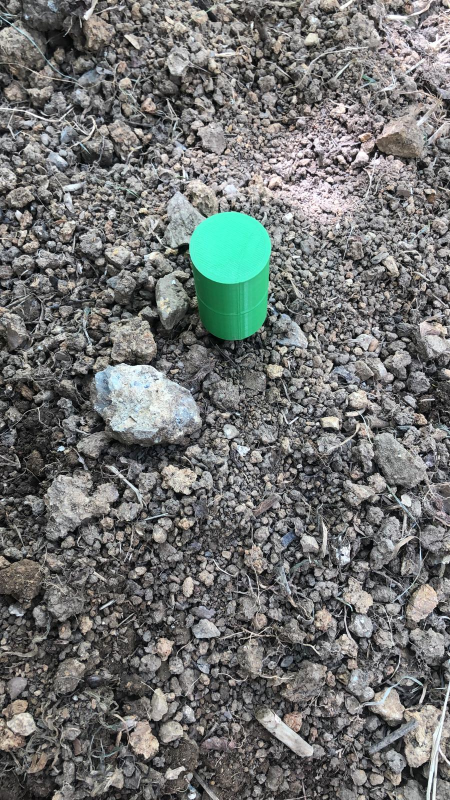
#> input picture ERC_IProccessing/img/probalt.png, 900 x 1600 px (shown at 1/2 size)
$ python pronerc.py
#> lines starting #> are read from the running program, lines starting #| are printed output that depends on the picture
#!/usr/bin/env python3
# -*- coding: utf-8 -*-

import numpy as np
import cv2 as cv

def nothing(x):
    pass

cimg  = cv.imread('img/probalt.png',0)
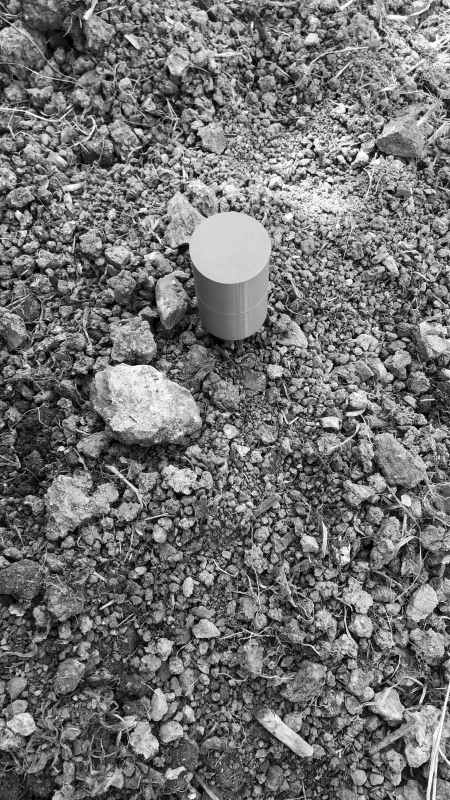
#> cimg: shape (1600, 900) (shown at 1/2 size); min 0, max 255, mean 114.5
cimg = cv.medianBlur(cimg,5)
#cimg = cv.cvtColor(img,cv.COLOR_BGR2GRAY)
cv.namedWindow('detected circles')

cv.resizeWindow('detected circles',640,240)

cv.createTrackbar('circle', 'detected circles',0,255,nothing)
#cv.createTrackbar('param 1','detected circles',0,255,nothing)
cv.createTrackbar('param 2','detected circles',0,255,nothing)
#cv.createTrackbar('min Radius','detected circles',0,100,nothing)
#cv.createTrackbar('max Radius','detected circles',0,100,nothing)

while True:

    k = cv.waitKey(1) & 0xFF
#> (key Esc is pressed here)
    if k == 27:
        cv.destroyAllWindows()
        break

    circle = cv.getTrackbarPos('circle','detected circles')
    #para1 = cv.getTrackbarPos('param 1','detected circles')
    para2 = cv.getTrackbarPos('param 2','detected circles')
    #minRadiu = cv.getTrackbarPos('min Radius','detected circles')
    #maxRadiu = cv.getTrackbarPos('max Radius','detected circles')

    circles = cv.HoughCircles(cimg,cv.HOUGH_GRADIENT,1,140, param1 = 50, param2 = 200, minRadius = 0, maxRadius = 0)
    circles = np.uint16(np.around(circles))


    for i in circles[0,:]:

        # draw the outer circle
        cv.circle(cimg,(i[0],i[1]),i[2],(0,255,0),2)
        # draw the center of the circle
        cv.circle(cimg,(i[0],i[1]),2,(0,0,255),3)
        cv.putText(cimg, 'Circle', (i[0],i[1]), cv.FONT_HERSHEY_SIMPLEX,
                   1, (255,0,0), 2, cv.LINE_AA)
        cv.imshow('Circle',cimg)

    cimg  = cv.imread('img/probalt.png',0)
    cimg = cv.medianBlur(cimg,5)
    #cimg = cv.cvtColor(img,cv.COLOR_BGR2GRAY)
    cv.namedWindow('detected circles')


$ run again, with ERC_IProccessing/img/prob.png copied over ERC_IProccessing/img/probalt.png
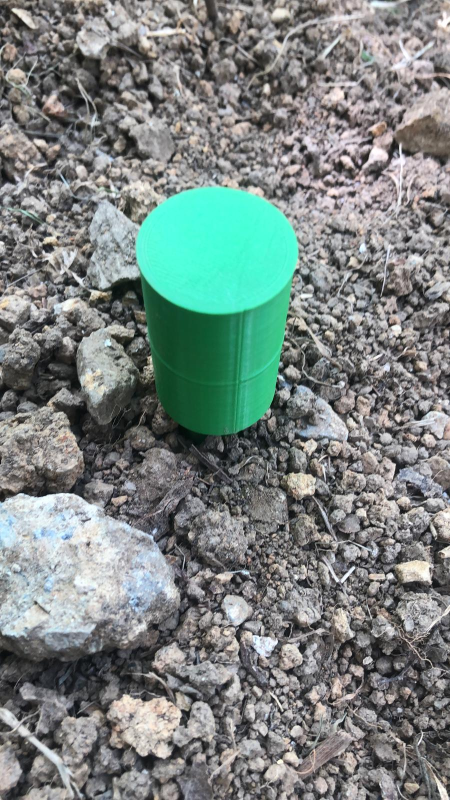
#> input picture ERC_IProccessing/img/prob.png, 900 x 1600 px (shown at 1/2 size)
#> `cimg  = cv.imread('img/probalt.png',0)`:
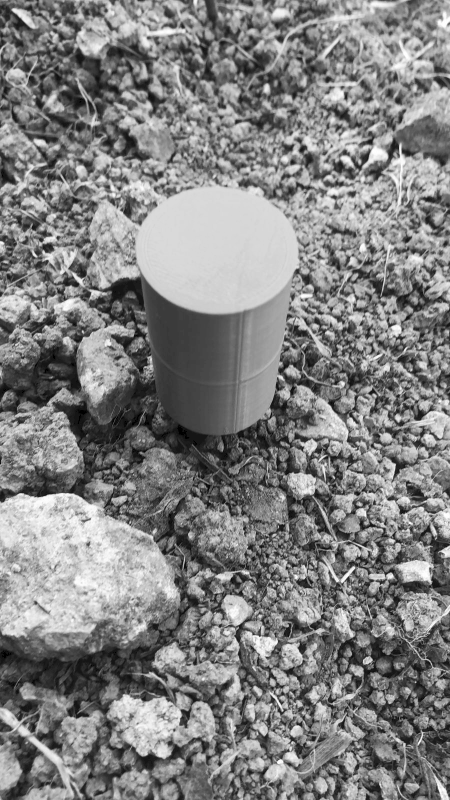
#> cimg: shape (1600, 900) (shown at 1/2 size); min 0, max 255, mean 129.7
